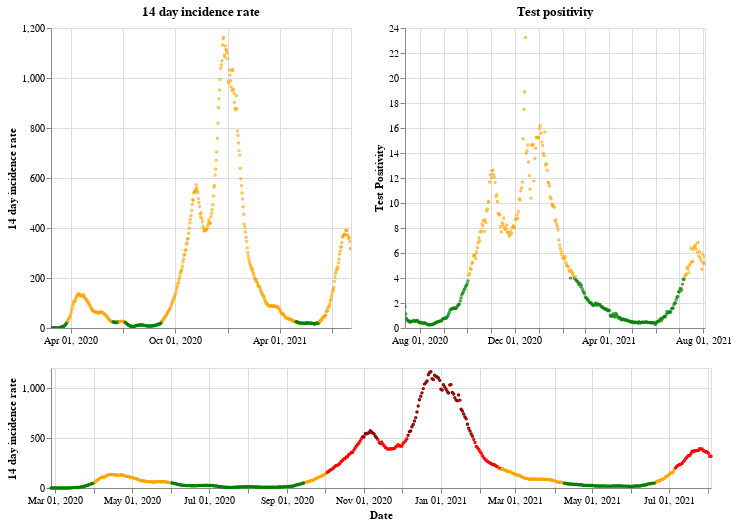

Source (notebook cell):
### Markdown cell above
## Wales

### Code cell
plot_traffic_light('Wales')

### Figure 1 — Vega-Lite specification as saved in the notebook (floating-point values rounded to 4 significant figures; data arrays with more than 128 entries replaced by an {"elided": "..."} marker saying what was removed)
{"config": {"view": {"continuousWidth": 400, "continuousHeight": 300}}, "vconcat": [{"hconcat": [{"mark": {"type": "point", "size": 2}, "encoding": {"color": {"condition": {"value": "green", "test": "(datum.twoWeeklyCasesRate <= 25)"}, "value": "orange"}, "tooltip": [{"type": "nominal", "field": "areaName"}, {"type": "temporal", "field": "date"}, {"type": "quantitative", "field": "twoWeeklyCasesRate"}, {"type": "quantitative", "field": "testPositivity"}], "x": {"type": "temporal", "axis": {"title": ""}, "field": "date", "scale": {"domain": {"selection": "DateBrush"}}, "timeUnit": "yearmonthdate"}, "y": {"type": "quantitative", "axis": {"title": "14 day incidence rate"}, "field": "twoWeeklyCasesRate"}}, "title": "14 day incidence rate", "width": 300}, {"mark": {"type": "point", "size": 2}, "encoding": {"color": {"condition": {"value": "green", "test": "(datum.testPositivity <= 4)"}, "value": "orange"}, "tooltip": [{"type": "nominal", "field": "areaName"}, {"type": "temporal", "field": "date"}, {"type": "quantitative", "field": "twoWeeklyCasesRate"}, {"type": "quantitative", "field": "testPositivity"}], "x": {"type": "temporal", "axis": {"title": ""}, "field": "date", "scale": {"domain": {"selection": "DateBrush"}}, "timeUnit": "yearmonthdate"}, "y": {"type": "quantitative", "axis": {"title": "Test Positivity"}, "field": "testPositivity"}}, "title": "Test positivity", "width": 300}]}, {"layer": [{"mark": {"type": "point", "size": 2}, "encoding": {"color": {"condition": {"value": "orange", "test": "(((datum.testPositivity < 4) && (datum.twoWeeklyCasesRate >= 50)) && (datum.twoWeeklyCasesRate < 200))"}, "value": "red"}, "opacity": {"condition": {"value": 1, "test": "((datum.twoWeeklyCasesRate >= 50) && (datum.twoWeeklyCasesRate < 500))"}, "value": 0}, "tooltip": [{"type": "nominal", "field": "areaName"}, {"type": "temporal", "field": "date"}, {"type": "quantitative", "field": "twoWeeklyCasesRate"}, {"type": "quantitative", "field": "testPositivity"}], "x": {"type": "temporal", "axis": {"title": "Date"}, "field": "date", "timeUnit": "yearmonthdate"}, "y": {"type": "quantitative", "axis": {"title": "14 day incidence rate"}, "field": "twoWeeklyCasesRate"}}, "selection": {"DateBrush": {"type": "interval", "encodings": ["x"], "fields": ["Time"]}}}, {"mark": {"type": "point", "size": 2}, "encoding": {"color": {"value": "darkred"}, "opacity": {"condition": {"value": 1, "test": "(datum.twoWeeklyCasesRate >= 500)"}, "value": 0}, "tooltip": [{"type": "nominal", "field": "areaName"}, {"type": "temporal", "field": "date"}, {"type": "quantitative", "field": "twoWeeklyCasesRate"}, {"type": "quantitative", "field": "testPositivity"}], "x": {"type": "temporal", "axis": {"title": "Date"}, "field": "date", "timeUnit": "yearmonthdate"}, "y": {"type": "quantitative", "axis": {"title": "14 day incidence rate"}, "field": "twoWeeklyCasesRate"}}}, {"mark": {"type": "point", "size": 2}, "encoding": {"color": {"condition": {"value": "green", "test": "((datum.testPositivity < 4) && (datum.twoWeeklyCasesRate < 50))"}, "value": "orange"}, "opacity": {"condition": {"value": 1, "test": "(datum.twoWeeklyCasesRate < 50)"}, "value": 0}, "tooltip": [{"type": "nominal", "field": "areaName"}, {"type": "temporal", "field": "date"}, {"type": "quantitative", "field": "twoWeeklyCasesRate"}, {"type": "quantitative", "field": "testPositivity"}], "x": {"type": "temporal", "axis": {"title": "Date"}, "field": "date", "timeUnit": "yearmonthdate"}, "y": {"type": "quantitative", "axis": {"title": "14 day incidence rate"}, "field": "twoWeeklyCasesRate"}}}], "height": 120, "width": 660}], "data": {"name": "data-186ecce7530d65280b7753fbf461c470"}, "$schema": "https://vega.github.io/schema/vega-lite/v4.8.1.json", "datasets": {"data-186ecce7530d65280b7753fbf461c470": {"elided": "524 records"}}}
